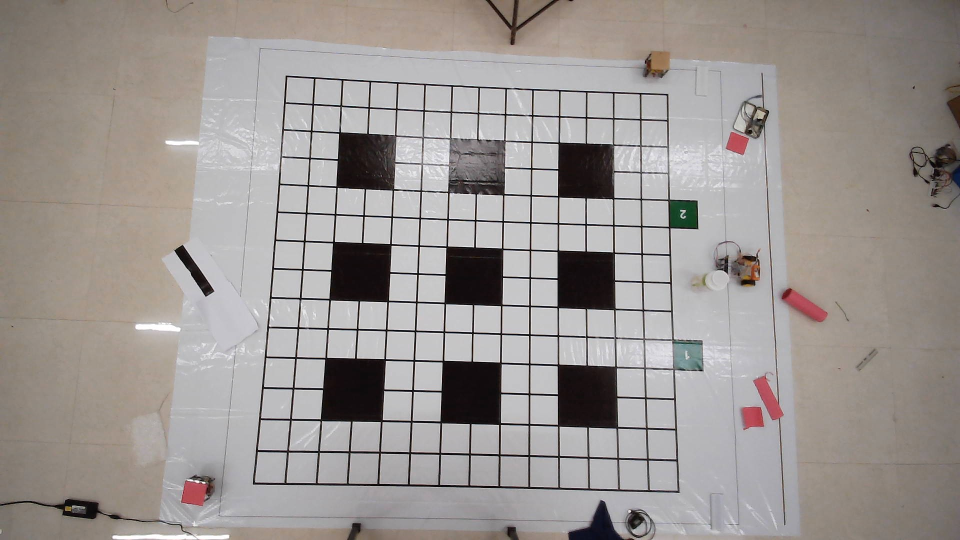
#> input picture Test_codes/img_align.jpg, 1920 x 1080 px (shown at 1/2 size)
$ python -i contour_finder.py   (imports and definitions only)
#> lines starting #> are read from the running program, lines starting #| are printed output that depends on the picture; after the words box and inside, x2 and y2 are one past the last pixel; in counts of white or black regions, pixels touching at a corner belong together
#> further down, picture is the input picture: shape (1080, 1920, 3); mean B, G, R 146.3, 149.5, 155.4
import cv2
import numpy as np

class C_T_iden_fn:
    def __init__(self,img):
        self.img = img
        self.area = []
        self.i = 0
        self.contour = []
# [7 lines of commented-out code are left out]

    def contour_finder(self):
        kernel = np.ones((10,10),np.float32)/100
        imgray = cv2.cvtColor(self.img, cv2.COLOR_BGR2GRAY)
        blurred = cv2.GaussianBlur(imgray, (5,5), 0)
        ret, thresh = cv2.threshold(blurred, 100,255, cv2.THRESH_BINARY)
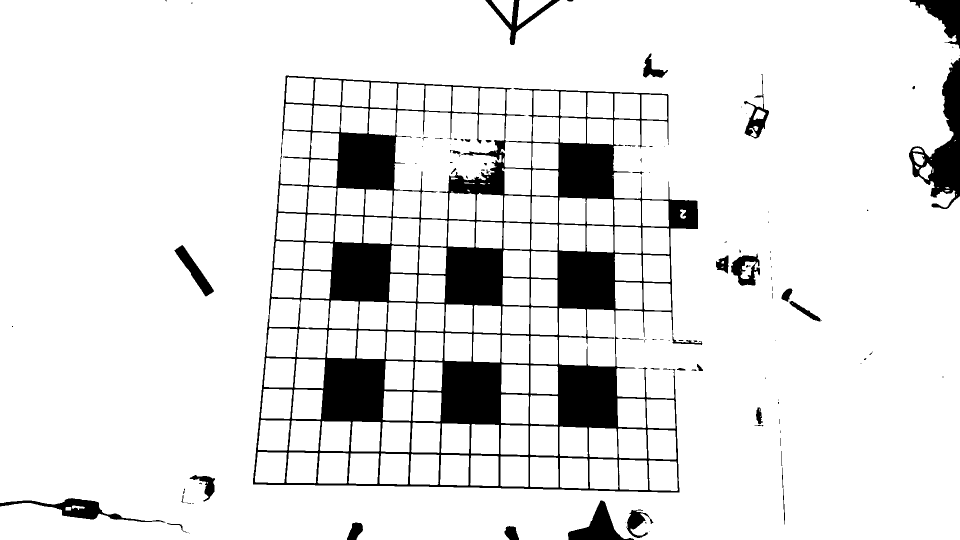
#> thresh: shape (1080, 1920) (shown at 1/2 size); 90% white; 108 black regions (66 under 20 px)
        self.contours, hierarchy = cv2.findContours(thresh, cv2.RETR_TREE, cv2.CHAIN_APPROX_SIMPLE)
#> self.contours = 285 contours, 85 with area under 20; largest, box (x1, y1, x2, y2) and area: (0, 0, 1920, 1080) 2038808, (505, 150, 1397, 986) 611690, (788, 221, 1010, 438) 30574, (1118, 618, 1231, 733) 8862, (561, 261, 621, 370) 5560
        # [6 lines of commented-out code are left out]
        return(self.contours)

    def area_list(self):
        self.i = 0
        while True:
            try:
                self.area.append(cv2.contourArea(self.contours[self.i]))
                self.i = self.i + 1
            except IndexError:
                break
        return self.i, self.area


>>> import cv2
>>> picture = cv2.imread('../../Test_codes/img_align.jpg')
>>> result = C_T_iden_fn(picture).contour_finder()
#> result has the same summary as self.contours in contour_finder
